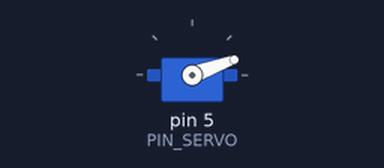
The sketch below on a simulated Arduino Uno, built with avr-gcc and run on an emulated ATmega328P. Parts: servo.

Above: at 0.05 s.
Timing chart, 0 to 3.0 s (numbered marks = the images above):
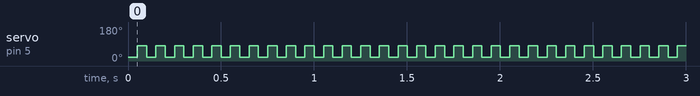

The sketch:

sketch_jun07a.ino
```cpp
#include <Servo.h>

#define PIN_SERVO 5

Servo myservo;
void setup()
{
  myservo.attach(PIN_SERVO);
}
void loop()
{
  myservo.write(20);
  delay(50);
  myservo.write(80);
  delay(50);

}
```

Measured:
- by itself, servo on pin 5 (PIN_SERVO): alternates 80° for 0.05 s and 20° for 0.05 s
